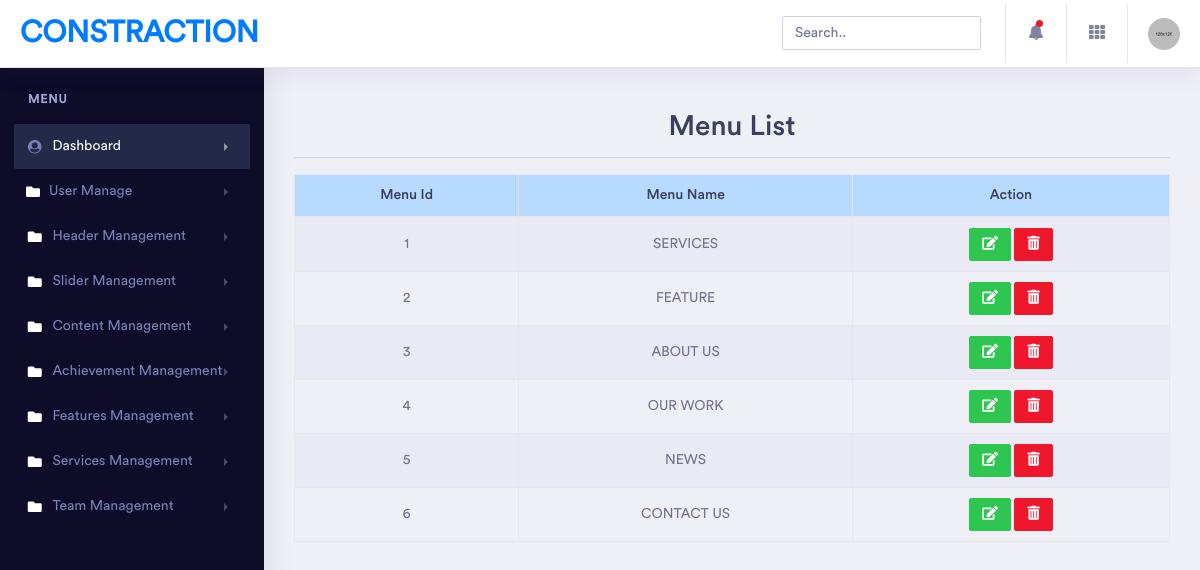
Page /backEnd/index.php?page=menu_list (signed in) on the committed database.
### tables this page shows
CREATE TABLE `menus` (
  `id` int(11) NOT NULL,
  `menu_name` varchar(30) NOT NULL
);

### backEnd/menu_list.php (the view)
<?php
    include('config_db.php');
?>
  <?php
    $sql="SELECT * FROM menus";
    $result=mysqli_query($conn,$sql);
  ?>
  <br>
  <h2 class="text-center ">Menu List</h2><hr>
<table class="table table-striped table-bordered table-hover text-center">
  <thead>
    <tr class="table-primary">
      <th scope="col">Menu Id</th>
      <th scope="col">Menu Name</th>
      <th scope="col">Action</th>
    </tr>
  </thead>
  <tbody>
      <?php
        foreach ($result as $key => $single_result) {
          ?>
          <tr class="">
          <td><?php echo $key+1?></td>
          <td><?php echo $single_result['menu_name']?></td>
          <td>
           <button class="btn btn-success btn-sm"><a href="index.php?page=edit_menu&&id=<?php echo $single_result['id'] ?>" class="text-white"><i class="fas fa-edit"></i></a>
            </button>
            <button class="btn btn-danger btn-sm"><a href="index.php?page=delete_menu&& id=<?php echo $single_result['id']?>" class="text-white" onclick="return confirm();"><i class="fas fa-trash-alt"></i></a>
            </button>
          </td>
          </tr>
      <?php
        }
      ?>
  </tbody>
</table>

### rows in the picture
menus: menu_name "SERVICES"
menus: menu_name "FEATURE"
menus: menu_name "ABOUT US"
menus: menu_name "OUR WORK"
menus: menu_name "NEWS"
menus: menu_name "CONTACT US"
